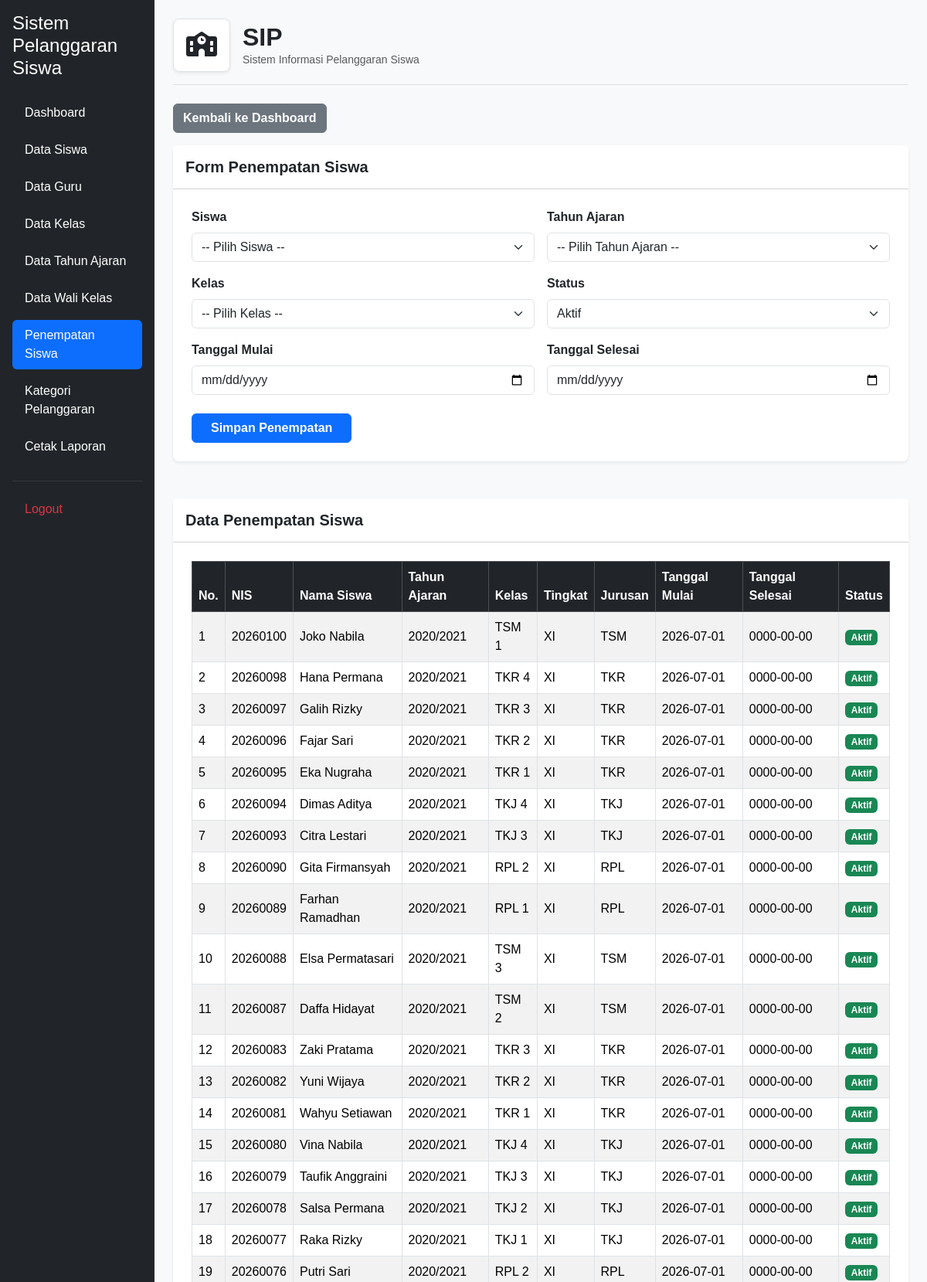
Screenshot of /penempatan_siswa.php (signed in, upper part) with the database file from the repository.
### tables this page shows
CREATE TABLE `t_kelas_siswa` (
  `id` int(11) NOT NULL,
  `siswa_id` int(11) DEFAULT NULL,
  `tahun_ajaran_id` int(11) DEFAULT NULL,
  `kelas_id` int(11) DEFAULT NULL,
  `tanggal_mulai` date NOT NULL,
  `tanggal_selesai` date NOT NULL,
  `status_aktif` tinyint(1) NOT NULL,
  `created_at` timestamp NOT NULL DEFAULT current_timestamp(),
  `updated_at` timestamp NOT NULL DEFAULT current_timestamp()
);

CREATE TABLE `t_siswa` (
  `id` int(11) NOT NULL,
  `nis` varchar(30) DEFAULT NULL,
  `nisn` varchar(20) NOT NULL,
  `nama` varchar(150) DEFAULT NULL,
  `jenis_kelamin` char(1) NOT NULL,
  `tanggal_lahir` date NOT NULL,
  `alamat` text NOT NULL,
  `status_aktif` tinyint(1) NOT NULL,
  `created_at` timestamp NOT NULL DEFAULT current_timestamp(),
  `updated_at` timestamp NOT NULL DEFAULT current_timestamp()
);

CREATE TABLE `t_tahun_ajaran` (
  `id` int(11) NOT NULL,
  `nama` varchar(20) DEFAULT NULL,
  `tanggal_mulai` date NOT NULL,
  `tanggal_selesai` date NOT NULL,
  `status_aktif` tinyint(1) NOT NULL,
  `created_at` timestamp NOT NULL DEFAULT current_timestamp(),
  `updated_at` timestamp NOT NULL DEFAULT current_timestamp()
);

CREATE TABLE `t_kelas` (
  `id` int(11) NOT NULL,
  `nama` varchar(100) DEFAULT NULL,
  `tingkat` varchar(20) NOT NULL,
  `jurusan` varchar(100) NOT NULL,
  `status_aktif` tinyint(1) NOT NULL,
  `created_at` timestamp NOT NULL DEFAULT current_timestamp(),
  `updated_at` timestamp NOT NULL DEFAULT current_timestamp()
);

### penempatan_siswa.php (the view, shortened to what this page needs)
<?php
include 'config/koneksi.php';
$sql = "SELECT
            ks.id,
            s.nis,
            s.nama AS nama_siswa,
            ta.nama AS tahun_ajaran,
            k.nama AS nama_kelas,
            k.tingkat,
            k.jurusan,
            ks.tanggal_mulai,
            ks.tanggal_selesai,
            ks.status_aktif
        FROM t_kelas_siswa ks
        LEFT JOIN t_siswa s ON ks.siswa_id = s.id
        LEFT JOIN t_tahun_ajaran ta ON ks.tahun_ajaran_id = ta.id
        LEFT JOIN t_kelas k ON ks.kelas_id = k.id
        ORDER BY ks.id DESC";
$hasil = mysqli_query($koneksi, $sql);
?>
<!DOCTYPE html>
<html lang="id">
<head>
    <link href="https://cdn.jsdelivr.net/npm/bootstrap@5.3.3/dist/css/bootstrap.min.css" rel="stylesheet">
    <link rel="stylesheet" href="https://cdnjs.cloudflare.com/ajax/libs/font-awesome/6.4.0/css/all.min.css">
    <link href="https://cdn.datatables.net/2.3.4/css/dataTables.bootstrap5.min.css" rel="stylesheet">
    <link rel="stylesheet" href="layout/style.css">
</head>
<body class="bg-light">
    <div class="container-fluid">
        <div class="row">
            <?php include 'layout/sidebar.php'; ?>
            <main class="col-md-9 ms-sm-auto col-lg-10 p-4">
                <div class="d-flex align-items-center mb-4 pb-3 border-bottom">
                    <div class="bg-white p-3 rounded-3 shadow-sm me-3 border">
                        <i class="fa-solid fa-school fs-2 text-dark"></i>
                    </div>
                    <div>
                        <h1 class="h2 fw-bold text-dark m-0">SIP</h1>
                        <p class="text-muted m-0 small">Sistem Informasi Pelanggaran Siswa</p>
                    </div>
                </div>
                <div class="mb-3">
                    <a href="dashboard.php" class="btn btn-secondary fw-semibold">
                        Kembali ke Dashboard
                    </a>
                </div>
                <div class="card shadow-sm border-0 rounded-3 mb-5">
                    <div class="card-header bg-white py-3">
                        <h5 class="card-title m-0 fw-bold">Form Penempatan Siswa</h5>
                    </div>
                    <div class="card-body p-4">
                        <form action="proses_simpan_penempatan.php" method="POST">
                            <div class="row g-3">
                                <div class="col-md-6">
                                    <label class="form-label fw-semibold">Siswa</label>
                                    <select name="siswa_id" class="form-select" required>
                                        <option value="">-- Pilih Siswa --</option>
                                    </select>
                                </div>
                                <div class="col-md-6">
                                    <label class="form-label fw-semibold">Tahun Ajaran</label>
                                    <select name="tahun_ajaran_id" class="form-select" required>
                                        <option value="">-- Pilih Tahun Ajaran --</option>
                                    </select>
                                </div>
                                <div class="col-md-6">
                                    <label class="form-label fw-semibold">Kelas</label>
                                    <select name="kelas_id" class="form-select" required>
                                        <option value="">-- Pilih Kelas --</option>
                                    </select>
                                </div>
                                <div class="col-md-6">
                                    <label class="form-label fw-semibold">Status</label>
                                    <select name="status_aktif" class="form-select" required>
                                        <option value="1">Aktif</option>
                                    </select>
                                </div>
                                <div class="col-md-6">
                                    <label class="form-label fw-semibold">Tanggal Mulai</label>
                                    <input type="date" name="tanggal_mulai" class="form-control" required>
                                </div>
                                <div class="col-md-6">
                                    <label class="form-label fw-semibold">Tanggal Selesai</label>
                                    <input type="date" name="tanggal_selesai" class="form-control" required>
                                </div>
                                <div class="col-12 mt-4">
                                    <button type="submit" class="btn btn-primary px-4 fw-semibold">
                                        Simpan Penempatan
                                    </button>
                                </div>
                            </div>
                        </form>
                    </div>
                </div>
                <div class="card shadow-sm border-0 rounded-3 mb-5">
                    <div class="card-header bg-white py-3">
                        <h5 class="card-title m-0 fw-bold">Data Penempatan Siswa</h5>
                    </div>
                    <div class="card-body p-4">
                        <div class="table-responsive">
                            <table id="tabelPenempatan" class="table table-striped table-bordered table-hover align-middle w-100">
                                <thead class="table-dark">
                                    <tr>
                                        <th>No.</th>
                                        <th>NIS</th>
                                        <th>Nama Siswa</th>
                                        <th>Tahun Ajaran</th>
                                        <th>Kelas</th>
                                        <th>Tingkat</th>
                                        <th>Jurusan</th>
                                        <th>Tanggal Mulai</th>
                                        <th>Tanggal Selesai</th>
                                        <th>Status</th>
                                    </tr>
                                </thead>
                                <tbody>
                                    <?php
                                    $no = 1;
                                    while ($row = mysqli_fetch_assoc($hasil)) {
                                    ?>
                                        <tr>
                                            <td><?php echo $no++; ?></td>
                                            <td><?php echo htmlspecialchars($row['nis'] ?? '-'); ?></td>
                                            <td><?php echo htmlspecialchars($row['nama_siswa'] ?? '-'); ?></td>
                                            <td><?php echo htmlspecialchars($row['tahun_ajaran'] ?? '-'); ?></td>
                                            <td><?php echo htmlspecialchars($row['nama_kelas'] ?? '-'); ?></td>
                                            <td><?php echo htmlspecialchars($row['tingkat'] ?? '-'); ?></td>
                                            <td><?php echo htmlspecialchars($row['jurusan'] ?? '-'); ?></td>
                                            <td><?php echo htmlspecialchars($row['tanggal_mulai'] ?? '-'); ?></td>
                                            <td><?php echo htmlspecialchars($row['tanggal_selesai'] ?? '-'); ?></td>
                                            <td>
                                                <?php if ($row['status_aktif'] == 1) { ?>
                                                    <span class="badge bg-success">Aktif</span>
                                                <?php } else { ?>
                                                    <span class="badge bg-danger">Tidak Aktif</span>
                                                <?php } ?>
                                            </td>
                                        </tr>
                                    <?php } ?>
                                </tbody>
                            </table>
                        </div>
                    </div>
                </div>
            </main>
        </div>
    </div>
</body>
</html>

### layout/style.css (style rules this page uses)
:root { --primary: #3659d9; --navy: #17233f; --background: #f4f6fb; --text-muted: #778198; --border: #e8ecf4; }
* { box-sizing: border-box; }
body { margin: 0; font-family: 'Poppins', sans-serif; background: var(--background); color: var(--navy); }

### rows the page displays
t_kelas_siswa: siswa.nis "20260100", siswa.nama "Joko Nabila", tahun_ajaran.nama "2020/2021", kelas.nama "TSM 1", kelas.tingkat "XI", kelas.jurusan "TSM", tanggal_mulai "2026-07-01", tanggal_selesai "0000-00-00", status_aktif "Aktif"
t_kelas_siswa: siswa.nis "20260098", siswa.nama "Hana Permana", tahun_ajaran.nama "2020/2021", kelas.nama "TKR 4", kelas.tingkat "XI", kelas.jurusan "TKR", tanggal_mulai "2026-07-01", tanggal_selesai "0000-00-00", status_aktif "Aktif"
t_kelas_siswa: siswa.nis "20260097", siswa.nama "Galih Rizky", tahun_ajaran.nama "2020/2021", kelas.nama "TKR 3", kelas.tingkat "XI", kelas.jurusan "TKR", tanggal_mulai "2026-07-01", tanggal_selesai "0000-00-00", status_aktif "Aktif"
t_kelas_siswa: siswa.nis "20260096", siswa.nama "Fajar Sari", tahun_ajaran.nama "2020/2021", kelas.nama "TKR 2", kelas.tingkat "XI", kelas.jurusan "TKR", tanggal_mulai "2026-07-01", tanggal_selesai "0000-00-00", status_aktif "Aktif"
t_kelas_siswa: siswa.nis "20260095", siswa.nama "Eka Nugraha", tahun_ajaran.nama "2020/2021", kelas.nama "TKR 1", kelas.tingkat "XI", kelas.jurusan "TKR", tanggal_mulai "2026-07-01", tanggal_selesai "0000-00-00", status_aktif "Aktif"
t_kelas_siswa: siswa.nis "20260094", siswa.nama "Dimas Aditya", tahun_ajaran.nama "2020/2021", kelas.nama "TKJ 4", kelas.tingkat "XI", kelas.jurusan "TKJ", tanggal_mulai "2026-07-01", tanggal_selesai "0000-00-00", status_aktif "Aktif"
t_kelas_siswa: siswa.nis "20260093", siswa.nama "Citra Lestari", tahun_ajaran.nama "2020/2021", kelas.nama "TKJ 3", kelas.tingkat "XI", kelas.jurusan "TKJ", tanggal_mulai "2026-07-01", tanggal_selesai "0000-00-00", status_aktif "Aktif"
t_kelas_siswa: siswa.nis "20260090", siswa.nama "Gita Firmansyah", tahun_ajaran.nama "2020/2021", kelas.nama "RPL 2", kelas.tingkat "XI", kelas.jurusan "RPL", tanggal_mulai "2026-07-01", tanggal_selesai "0000-00-00", status_aktif "Aktif"
t_kelas_siswa: siswa.nis "20260089", siswa.nama "Farhan Ramadhan", tahun_ajaran.nama "2020/2021", kelas.nama "RPL 1", kelas.tingkat "XI", kelas.jurusan "RPL", tanggal_mulai "2026-07-01", tanggal_selesai "0000-00-00", status_aktif "Aktif"
t_kelas_siswa: siswa.nis "20260088", siswa.nama "Elsa Permatasari", tahun_ajaran.nama "2020/2021", kelas.nama "TSM 3", kelas.tingkat "XI", kelas.jurusan "TSM", tanggal_mulai "2026-07-01", tanggal_selesai "0000-00-00", status_aktif "Aktif"
t_kelas_siswa: siswa.nis "20260087", siswa.nama "Daffa Hidayat", tahun_ajaran.nama "2020/2021", kelas.nama "TSM 2", kelas.tingkat "XI", kelas.jurusan "TSM", tanggal_mulai "2026-07-01", tanggal_selesai "0000-00-00", status_aktif "Aktif"
t_kelas_siswa: siswa.nis "20260083", siswa.nama "Zaki Pratama", tahun_ajaran.nama "2020/2021", kelas.nama "TKR 3", kelas.tingkat "XI", kelas.jurusan "TKR", tanggal_mulai "2026-07-01", tanggal_selesai "0000-00-00", status_aktif "Aktif"
t_kelas_siswa: siswa.nis "20260082", siswa.nama "Yuni Wijaya", tahun_ajaran.nama "2020/2021", kelas.nama "TKR 2", kelas.tingkat "XI", kelas.jurusan "TKR", tanggal_mulai "2026-07-01", tanggal_selesai "0000-00-00", status_aktif "Aktif"
t_kelas_siswa: siswa.nis "20260081", siswa.nama "Wahyu Setiawan", tahun_ajaran.nama "2020/2021", kelas.nama "TKR 1", kelas.tingkat "XI", kelas.jurusan "TKR", tanggal_mulai "2026-07-01", tanggal_selesai "0000-00-00", status_aktif "Aktif"
t_kelas_siswa: siswa.nis "20260080", siswa.nama "Vina Nabila", tahun_ajaran.nama "2020/2021", kelas.nama "TKJ 4", kelas.tingkat "XI", kelas.jurusan "TKJ", tanggal_mulai "2026-07-01", tanggal_selesai "0000-00-00", status_aktif "Aktif"
t_kelas_siswa: siswa.nis "20260079", siswa.nama "Taufik Anggraini", tahun_ajaran.nama "2020/2021", kelas.nama "TKJ 3", kelas.tingkat "XI", kelas.jurusan "TKJ", tanggal_mulai "2026-07-01", tanggal_selesai "0000-00-00", status_aktif "Aktif"
t_kelas_siswa: siswa.nis "20260078", siswa.nama "Salsa Permana", tahun_ajaran.nama "2020/2021", kelas.nama "TKJ 2", kelas.tingkat "XI", kelas.jurusan "TKJ", tanggal_mulai "2026-07-01", tanggal_selesai "0000-00-00", status_aktif "Aktif"
t_kelas_siswa: siswa.nis "20260077", siswa.nama "Raka Rizky", tahun_ajaran.nama "2020/2021", kelas.nama "TKJ 1", kelas.tingkat "XI", kelas.jurusan "TKJ", tanggal_mulai "2026-07-01", tanggal_selesai "0000-00-00", status_aktif "Aktif"
t_kelas_siswa: siswa.nis "20260076", siswa.nama "Putri Sari", tahun_ajaran.nama "2020/2021", kelas.nama "RPL 2", kelas.tingkat "XI", kelas.jurusan "RPL", tanggal_mulai "2026-07-01", tanggal_selesai "0000-00-00", status_aktif "Aktif"
